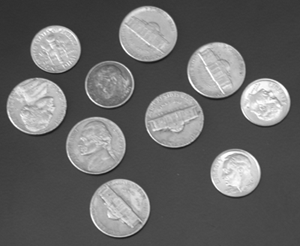
#> input picture ICBV_HW3/coins.png, 300 x 246 px
$ jupyter execute --allow-errors ICBV_HW_3.ipynb   (shell and % lines are left out)
#> lines starting #> are read from the running program, lines starting #| are printed output that depends on the picture; after the words box and inside, x2 and y2 are one past the last pixel; in counts of white or black regions, pixels touching at a corner belong together
[cell 1]
import cv2
import matplotlib.pyplot as plt
import numpy as np
from scipy import signal, sparse
from itertools import product
import warnings

# Question 2 - Hough Transform

[cell 2]
# Step 0: Read the image in grayscale
img = cv2.imread('coins.png', cv2.IMREAD_GRAYSCALE)
#> img is the input picture: shape (246, 300); min 23, max 255, mean 103
plt.imshow(img, cmap='gray')

[cell 3]
def edgeDetector(image, threshold=100, epsilon=1e-5):
    '''
    This function should get as input the grayscale 'image' and any additional
    parameters you need, and return 'edge_map': a binary image (same shape as 'image')
    with a value of 1 in each detected edge pixel and a value of zero otherwise.
    '''
#> called with threshold = 60, epsilon = 1e-05
    # sobel 3*3 kernels: smoothing and first derivative
    Kx = np.array([
        [1, 0, -1],
        [2, 0, -2],
        [1, 0, -1]
    ])
    Ky = np.array([
        [1, 2, 1],
        [0, 0, 0],
        [-1, -2, -1]
    ])
    # gradients
    Gx = signal.convolve2d(image, Kx, mode='same')
    Gy = signal.convolve2d(image, Ky, mode='same')
    G = np.sqrt(Gx**2 + Gy**2)
    # edges: values are 0 or 1
    G *= 255 / G.max() # normalizing the gradients to be in the range [0,255]
    edge_map = (G>threshold).astype(float)
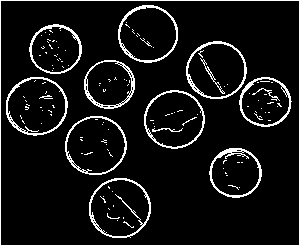
#> edge_map: shape (246, 300) float64; values 0 (black) and 1 (white), 8.3% white in thin lines or dots
    # directions: the +epsilon is used to avoid division in zero, values are in the range [-pi/2, pi/2]
    direction_map = -np.arctan(Gy/(Gx+epsilon))
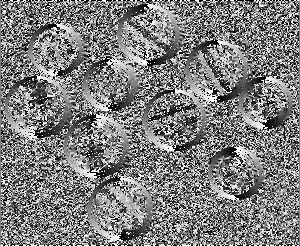
#> direction_map: shape (246, 300) float64; min -1.57, max 1.57, mean -0.0113; drawn with min black and max white

    return edge_map, direction_map

# Step 1: Produce an edge map from the image using an edge detector
edges, directions = edgeDetector(img, threshold=60)
_=plt.imshow(edges, cmap='gray')

[cell 4]
def HoughCircles(edge_map, direction_map, min_r=15, max_r=40, n_r=100, n_x=100, n_y=100,
                 maxima_kernel_size=3, maxima_constant=30):
    '''
    This function should get as input binary edge map and any additional
    parameters needed to compute the Hough space and to find the local maximums.
    It should first compute the Hough space, i.e. the votes of each edge pixel
    for all the relevant circles passing by it. Then, it should detect the local
    maximum points which are equivalent to detecting the circles in the image.
    The algorithm should return the following variables:
    circles_center: a list of the center coordinates of all the detected circles;
                  Each center coordinates are represented as tuples of two values (X_coordinate, Y_coordinate).
    circles_radius: a list of the radius of all the detected circles.
                  circles_radius[0] should correspond to the same circle saved in
                  circles_center[0].
    Note: you may add any additional input and\or output parameters to this algorithm,
    but you must explain each of them in the atached pdf.
    '''
#> called with min_r = 15, max_r = 40, n_r = 100, n_x = 100, n_y = 100, maxima_kernel_size = 3, maxima_constant = 40
    #======= Replace with relevant code
    # parameters’ ranges
    Rs = np.linspace(min_r, max_r, n_r)
    xmax, ymax = edge_map.shape
#> xmax = 246; ymax = 300
    Cxs = np.linspace(0, xmax, n_x)
#> Cxs = 100 values from 0 to 246
    Cys = np.linspace(0, ymax, n_y)
#> Cys = 100 values from 0 to 300
    # array of coordinates for each edge point
    edge_coords = np.argwhere(edges==1) #shape(n_edges, 2)
#> edge_coords = 6101 pairs, first value 0 to 245, second value 0 to 299
    n_edges = edge_coords.shape[0]
#> n_edges = 6101
    # array of cartesian coordinates for each edge point
    edge_coords_cart = np.concatenate((edge_coords, np.ones((n_edges,1))), axis=1) #shape(n_edges, 3)
    # array of angles (in radians) for each edge point
    thetas = directions[tuple(edge_coords.T)] #shape(n_edges,)
#> thetas = 6101 values, max 1.57 at index 4327, min -1.57 at index 910, mean 0.019
    # diagonal #1 in the form:
    #[0,r^1*cos(theta^1),0, ...,0,r^(n_r)*cos(theta^1), 0,r^1*cos(theta^2),0, ...,  0,r^(n_r)*cos(theta^2),0, ...]
    diag1 = np.kron(np.kron(np.cos(thetas), Rs), np.array([0,1,0])) #shape (n_edges*3*n_r,)
    # diagonal #2 in the form:
    #[-r^1*sin(theta^1),0,0,...,-r^(n_r)*sin(theta^1),0,0, -r^1*sin(theta^2),0,0,..., -r^(n_r)*sin(theta^2),0,0,...]
    diag2 = -np.kron(np.kron(np.sin(thetas), Rs), np.array([1,0,0])) #shape (n_edges*3*n_r,)
    # the system of equations to solve Ax=b
    diagonals = [np.ones(3*n_r*n_edges), diag1[:-1], diag2[:-2]]
    A = sparse.diags(diagonals, [0, 1, 2], format='csr') #shape(3*n_r*n_edges, 3*n_r*n_edges)
    b = np.tile(edge_coords_cart, n_r).flatten() #shape (n_edges*3*n_r,)
    # 1D array tiled array of votes for cartesian centers [Cx_i, Cy_i, 1] * n_edges*3*n_r
    raw_centers_cart = sparse.linalg.spsolve(A, b) #shape (n_edges*3*n_r,)
    # polar centers
    raw_centers = raw_centers_cart.reshape(n_edges, n_r, 3)[:,:,:2] #shape (n_edges, n_r, 2)
    # array of #n_edges*n_r rows, each with 1 vote [Cx, Cy, r]
    tiled_Rs = np.tile(Rs, n_edges).reshape(n_edges,n_r,1) #shape (n_edges, n_r, 1)
    all_votes = np.concatenate((raw_centers, tiled_Rs), axis=2).reshape(n_edges*n_r,3) #shape (n_edges*n_r,3)
    # 3D histogram of the votes
    hist_votes, bins_edges = np.histogramdd(all_votes, bins=(Cxs, Cys, Rs)) #shape (n_x,n_y,n_r)
    # finding local maxima by subtracting the average neighborhood from each point (minus the maxima_constant)
    n = maxima_kernel_size
    K = -np.ones((n,n,n)) / (n**3 - 1)
    K[n//2,n//2,n//2] = 1
    threshold = signal.convolve(hist_votes, K, mode='same') - maxima_constant #shape (n_x,n_y,n_r)
    # store results
    circles_center = []
    circles_radius = []
    circles = []
    indecies = np.array(list(product(range(threshold.shape[0]), range(threshold.shape[1]), range(threshold.shape[2]))))
    ordered_indecies = indecies[np.argsort(threshold, axis=None)[::-1]]
    for Cx_i, Cy_j, R_k in ordered_indecies:
        if threshold[Cx_i, Cy_j, R_k] <= 0:
            break
        Cx, Cy, R = bins_edges[0][Cx_i], bins_edges[1][Cy_j], bins_edges[2][R_k]
        # check if new point is outside of known circles
        if all([np.sqrt((Cx-x)**2 + (Cy-y)**2) > r for x, y, r in circles]):
            circles.append((Cx, Cy, R))
            circles_center.append((Cx, Cy))
            circles_radius.append(R)
    #========
    return circles_center, circles_radius

# Step 2: Detect circles in the image using Hough transform
#> (the rest of this cell did not finish here and is left out)

[cell 5]
def plotCircles(image,circles_center,circles_radius):
    '''
    This function should plot the detected circles.
    It should draw the circumference of the circles in blue and mark the center
    of the circles by a small yellow point.
    '''
    fig, ax = plt.subplots(1, 1, figsize=(5, 5))
    ax.imshow(image, cmap="gray")
    ax.title.set_text("Detected Circles")

    # Replace with code to mark the center of the circles by a yellow point
    ax.plot([tpl[1] for tpl in circles_center],[tpl[0] for tpl in circles_center], 'o', color='yellow')

    # Replace with code to draw the circumference of the circles in blue
    for center_coordinates, radius in zip(circles_center,circles_radius):
        x, y = center_coordinates
        circ = plt.Circle((y, x), radius, color='blue', fill=False)
        ax.add_artist(circ)


# Step 3: Plot the detected circles on top of the original coins image
#> (the rest of this cell did not finish here and is left out)

# Question 4 - Segmentation and Relaxation Labeling

[cell 6]
def set_initial_confidence(img, n_L=10):
    n_rows, n_cols = img.shape
    # first derivative kernels
    Kx = np.array([[-1, 0, 1]]) #shape (1,3)
    Ky = np.array([[-1], [0], [1]]) #shape (3,1)
    # gradients
    Gx = signal.convolve2d(img, Kx, mode='same')
    Gy = signal.convolve2d(img, Ky, mode='same')
    # gradient direction, values are in the range [-pi, pi]
    G_orientation = np.arctan2(Gy, Gx) #shape (n_rows,n_cols)
    # labels domain: the different values of orientations in radians
    Lambda = np.linspace(0, 360, n_L)*np.pi/180 #shape (n_L,)
    # inital confidence (P) is the proximity between actual pixel direction and each direction in Lambda
    Lambda_tensor = np.broadcast_to(Lambda[:, np.newaxis, np.newaxis], (n_L,n_rows,n_cols)) #shape (n_L,n_rows,n_cols)
    P = 1 + np.cos(G_orientation - Lambda_tensor) #shape (n_L,n_rows,n_cols)
    P /= np.sum(P, axis=0)

    return P

def RelaxationLabeling(img, n_L=10, k_size=7, epsilon=0.1, max_iter=100):
    # get initial confidence
    P = set_initial_confidence(img=img, n_L=n_L)
    # init. compatibility kernel
    K_compatibility = np.concatenate((
        np.zeros((k_size,k_size))[np.newaxis, :, :],
        (np.ones((k_size,k_size)) / (k_size**2))[np.newaxis, :, :],
        np.zeros((k_size,k_size))[np.newaxis, :, :])) #shape (k_size,k_size,k_size)
    # init. the Average Local Consistencies list
    ALCs = [np.inf]
    # iterate
    for i in range(max_iter):
        # compute the support
        S = signal.convolve(P, K_compatibility, mode='same') #shape (n_L,n_rows,n_cols)
        # compute next iteration confidence
        P_hadamard_S = P * S
        P = P_hadamard_S / np.sum(P_hadamard_S, axis=0) #shape (n_L,n_rows,n_cols)
        # compute ALC and archive
        ALCs.append(np.sum(P_hadamard_S))
        # check convergence
        if abs(ALCs[-1] - ALCs[-2]) < epsilon:
            break
    # alert if max_iter was reached
    if i == max_iter-1:
        warnings.warn("max_iter was reached")
    # choose the relevant labels
    labeled_image = np.argmax(P, axis=0)

    return labeled_image, ALCs[1:]

[cell 7]
# Read the images in grayscale
blobs = cv2.imread('GradWorld-blobs.jpg', cv2.IMREAD_GRAYSCALE)
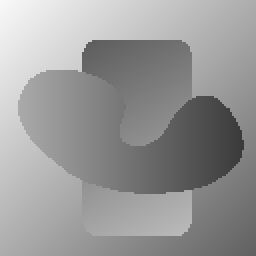
#> input picture ICBV_HW3/GradWorld-blobs.jpg, 128 x 128 px (shown 2 times larger)
#> blobs is the input picture: shape (128, 128); min 58, max 249, mean 152.4
oval = cv2.imread('GradWorld-oval.jpg', cv2.IMREAD_GRAYSCALE)
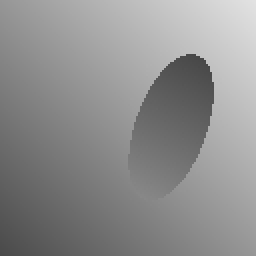
#> input picture ICBV_HW3/GradWorld-oval.jpg, 128 x 128 px (shown 2 times larger)
#> oval is the input picture: shape (128, 128); min 72, max 226, mean 142.1
triangle = cv2.imread('GradWorld-triangle.jpg', cv2.IMREAD_GRAYSCALE)
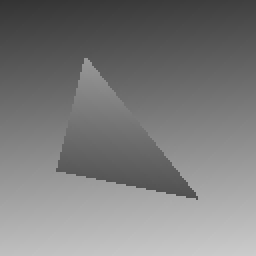
#> input picture ICBV_HW3/GradWorld-triangle.jpg, 128 x 128 px (shown 2 times larger)
#> triangle is the input picture: shape (128, 128); min 51, max 204, mean 123.8

# Plots the 3 grayscale images
fig, axes = plt.subplots(1,3, figsize=(10, 10))
for img, ax, title in zip([blobs,oval,triangle],
                          axes,
                          ["Blobs","Oval","Triangle"]):
    ax.imshow(img, cmap='gray')
    ax.set_title(title)
#> this loop made 3 passes
#> title on passes 1 to 3: 'Blobs', 'Oval', 'Triangle'

[cell 8]
# Use your algorithm to segment the 3 grayscale images
n_L = 20
k_size = 9
epsilon = 0.1
max_iter = 50
segmented_images = [RelaxationLabeling(img, n_L=n_L, k_size=k_size, epsilon=epsilon, max_iter=max_iter)
                    for img in [blobs, oval, triangle]]
#> after the loop in RelaxationLabeling, `for i in range(max_iter):`: ALCs = 51 items, first 6: inf, 1101, 1383.6, 1808.9, 2443.9, 3423.2
#> in RelaxationLabeling, `labeled_image = np.argmax(P, axis=0)`: labeled_image: shape (128, 128) int64; 6 distinct labels, from 0 to 13
#> in RelaxationLabeling (call 2), `labeled_image = np.argmax(P, axis=0)`: labeled_image: shape (128, 128) int64; 3 distinct labels, from 7 to 16
#> call 3 of set_initial_confidence, with n_L = 20
#> in set_initial_confidence (call 3), `G_orientation = np.arctan2(Gy, Gx)`:
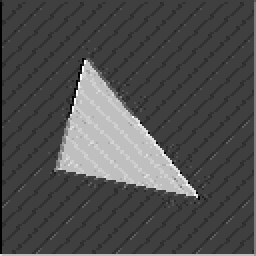
#> G_orientation: shape (128, 128) float64 (shown 2 times larger); min -3.14, max 3.14, mean -1.18; drawn with min black and max white
#> in RelaxationLabeling (call 3), `labeled_image = np.argmax(P, axis=0)`: labeled_image: shape (128, 128) int64; values 5 (black) and 14 (white), 87.5% white; 1 black region, box (x1, y1, x2, y2) and area: (30, 35, 93, 97) 2050
#> segmented_images = 3 items
# Plots your results (3 images)
titles = ["Blobs Segmented","Oval Segmented","Triangle Segmented"]
fig, axs = plt.subplots(1,3, figsize=(20, 10))
fig.suptitle(f'Relaxation Labeling with the following parameters: \
             n_L={n_L}, k_size={k_size}, epsilon={epsilon}, max_iter={max_iter}', y=0.8)
for i, ((img, ALCs), title) in enumerate(zip(segmented_images, titles)):
    axs[i].imshow(img, cmap='gray')
    axs[i].set_title(title+f' - {np.unique(img).size} segments found')
#> this loop made 3 passes

[cell 9]
# Use your algorithm to segment the 3 grayscale images
n_L = 50
k_size = 9
epsilon = 0.1
max_iter = 50
segmented_images = [RelaxationLabeling(img, n_L=n_L, k_size=k_size, epsilon=epsilon, max_iter=max_iter)
                    for img in [blobs, oval, triangle]]
#> in RelaxationLabeling (call 4), `labeled_image = np.argmax(P, axis=0)`: labeled_image: shape (128, 128) int64; 9 distinct labels, from 0 to 48
#> in RelaxationLabeling (call 5), `labeled_image = np.argmax(P, axis=0)`: labeled_image: shape (128, 128) int64; 6 distinct labels, from 17 to 42
#> in RelaxationLabeling (call 6), `labeled_image = np.argmax(P, axis=0)`: labeled_image: shape (128, 128) int64; 5 distinct labels, from 12 to 37
# Plots your results (3 images)
titles = ["Blobs Segmented","Oval Segmented","Triangle Segmented"]
fig, axs = plt.subplots(1,3, figsize=(20, 10))
fig.suptitle(f'Relaxation Labeling with the following parameters: \
             n_L={n_L}, k_size={k_size}, epsilon={epsilon}, max_iter={max_iter}', y=0.8)
for i, ((img, ALCs), title) in enumerate(zip(segmented_images, titles)):
    axs[i].imshow(img, cmap='gray')
    axs[i].set_title(title+f' - {np.unique(img).size} segments found')

[cell 10]
# Use your algorithm to segment the 3 grayscale images
n_L = 50
k_size = 5
epsilon = 0.1
max_iter = 50
segmented_images = [RelaxationLabeling(img, n_L=n_L, k_size=k_size, epsilon=epsilon, max_iter=max_iter)
                    for img in [blobs, oval, triangle]]
#> in RelaxationLabeling (call 7), `labeled_image = np.argmax(P, axis=0)`: labeled_image: shape (128, 128) int64; 14 distinct labels, from 0 to 48
#> in RelaxationLabeling (call 8), `labeled_image = np.argmax(P, axis=0)`: labeled_image: shape (128, 128) int64; 8 distinct labels, from 17 to 43
#> in RelaxationLabeling (call 9), `ALCs = [np.inf]`: ALCs = [inf]
#> after the loop in RelaxationLabeling (call 9), `for i in range(max_iter):`: ALCs = 51 items, first 6: inf, 467, 604.4, 820.4, 1134.6, 1581.3
#> in RelaxationLabeling (call 9), `labeled_image = np.argmax(P, axis=0)`:
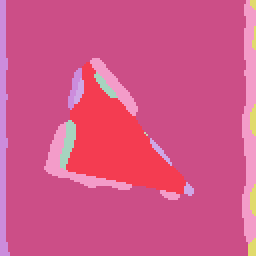
#> labeled_image: shape (128, 128) int64 (shown 2 times larger); 8 distinct labels, from 12 to 38; one colour per label, 0 black
# Plots your results (3 images)
titles = ["Blobs Segmented","Oval Segmented","Triangle Segmented"]
fig, axs = plt.subplots(1,3, figsize=(20, 10))
fig.suptitle(f'Relaxation Labeling with the following parameters: \
             n_L={n_L}, k_size={k_size}, epsilon={epsilon}, max_iter={max_iter}', y=0.8)
for i, ((img, ALCs), title) in enumerate(zip(segmented_images, titles)):
    axs[i].imshow(img, cmap='gray')
    axs[i].set_title(title+f' - {np.unique(img).size} segments found')

[cell 11]
# Use your algorithm to segment the 3 grayscale images
n_L = 25
k_size = 9
epsilon = 0.1
max_iter = 50
segmented_images = [RelaxationLabeling(img, n_L=n_L, k_size=k_size, epsilon=epsilon, max_iter=max_iter)
                    for img in [blobs, oval, triangle]]
#> in RelaxationLabeling (call 10), `ALCs = [np.inf]`: ALCs = [inf]
#> after the loop in RelaxationLabeling (call 10), `for i in range(max_iter):`: ALCs = 51 items, first 6: inf, 883.4, 1112.8, 1459.7, 1975.8, 2759
#> in RelaxationLabeling (call 10), `labeled_image = np.argmax(P, axis=0)`:
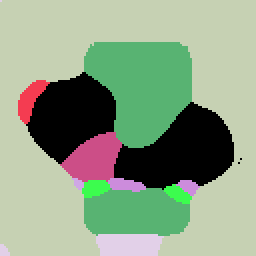
#> labeled_image: shape (128, 128) int64 (shown 2 times larger); 9 distinct labels, from 0 to 24; one colour per label, 0 black
#> in RelaxationLabeling (call 11), `ALCs = [np.inf]`: ALCs = [inf]
#> after the loop in RelaxationLabeling (call 11), `for i in range(max_iter):`: ALCs = 51 items, first 6: inf, 930.3, 1210.5, 1629.9, 2248.6, 3150
#> in RelaxationLabeling (call 11), `labeled_image = np.argmax(P, axis=0)`:
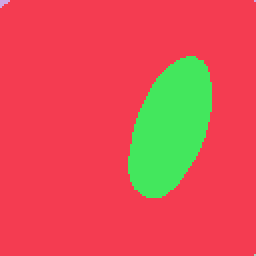
#> labeled_image: shape (128, 128) int64 (shown 2 times larger); 4 distinct labels, from 8 to 20; one colour per label, 0 black
#> in RelaxationLabeling (call 12), `ALCs = [np.inf]`: ALCs = [inf]
#> after the loop in RelaxationLabeling (call 12), `for i in range(max_iter):`: ALCs = 51 items, first 6: inf, 904.4, 1170.8, 1605.4, 2238.7, 3133
#> in RelaxationLabeling (call 12), `labeled_image = np.argmax(P, axis=0)`:
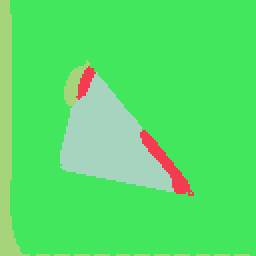
#> labeled_image: shape (128, 128) int64 (shown 2 times larger); 4 distinct labels, from 6 to 18; one colour per label, 0 black
# Plots your results (3 images)
titles = ["Blobs Segmented","Oval Segmented","Triangle Segmented"]
fig, axs = plt.subplots(1,3, figsize=(20, 10))
fig.suptitle(f'Relaxation Labeling with the following parameters: \
             n_L={n_L}, k_size={k_size}, epsilon={epsilon}, max_iter={max_iter}', y=0.8)
for i, ((img, ALCs), title) in enumerate(zip(segmented_images, titles)):
    axs[i].imshow(img, cmap='gray')
    axs[i].set_title(title+f' - {np.unique(img).size} segments found')

[cell 12]
# Use your algorithm to segment the 3 grayscale images
n_L = 100
k_size = 9
epsilon = 0.1
max_iter = 50
#> (the rest of this cell did not finish here and is left out)
